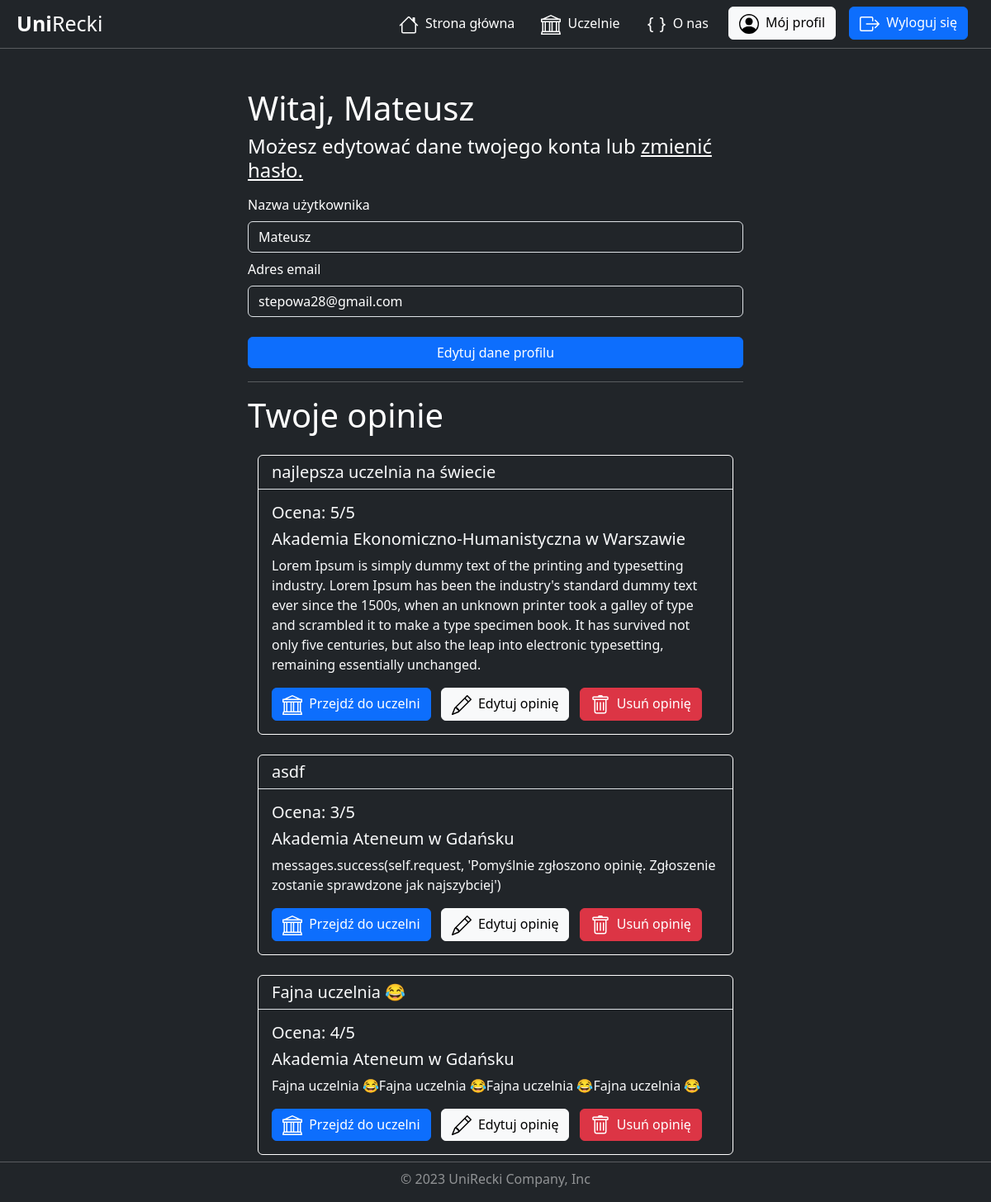
Before: /account/profile/3/ (signed in) with the older database file.
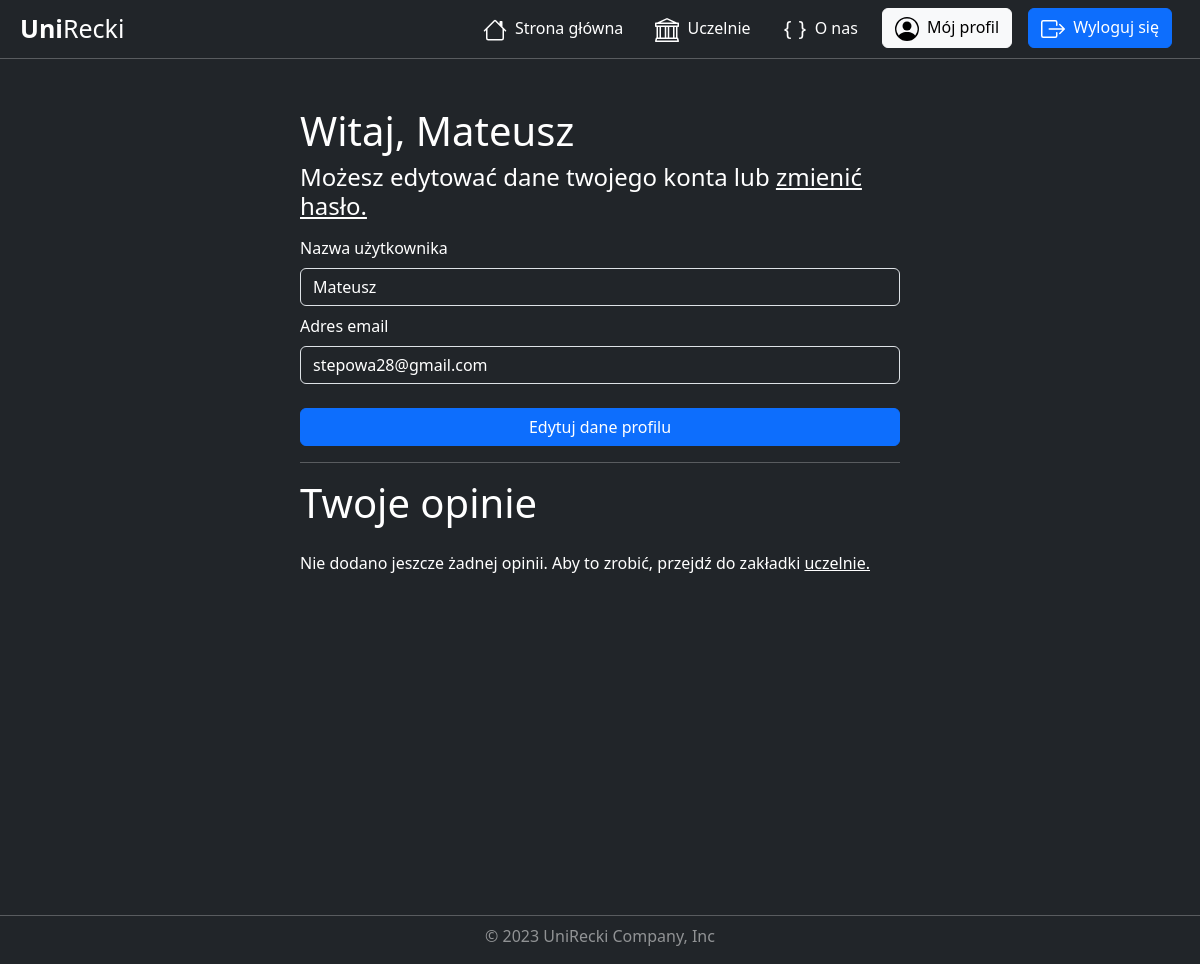
After: the same page with the newer database file.
### universities/models.py (models this page shows, shortened)
class Review(models.Model):
    title = models.CharField( max_length=150)
    description = models.CharField( max_length=3000)
    rating = models.IntegerField(validators=[
            MaxValueValidator(5),
            MinValueValidator(1)
        ])
    add_date = models.DateTimeField(default=timezone.now, blank=True)
    university = models.ForeignKey(University, on_delete=models.CASCADE)
    user = models.ForeignKey(User, on_delete=models.CASCADE)
    users_like = models.ManyToManyField(User, related_name='images_liked', blank=True)
    class Meta:
        verbose_name = 'Review'
        verbose_name_plural = 'Reviews'

class University(models.Model):
    name = models.CharField(max_length=150)
    voivodeship = models.CharField(max_length=150)
    city = models.CharField(max_length=150)
    link = models.CharField(max_length=150)
    class Meta:
        verbose_name = 'University'
        verbose_name_plural = 'Universities'

### account/views.py (the view, shortened to what this page needs)
# urls.py: path('profile/<int:user_id>/', views.profile, name='profile'),
@login_required
def profile(request, user_id):
    if request.user.id != user_id:
        return redirect('index')
    user = User.objects.get(id=user_id)
    reviews = Review.objects.filter(user=user)
    return render(request, 'account/profile.html', {
        'user': user,
        'reviews': reviews
        })

### account/templates/account/profile.html (shortened to what this page needs)
{% extends "base.html" %}
{% load static %}
{% block css %}
    <link rel="stylesheet" href={% static "account/register.css" %}>
{% endblock css %}
{% block content %}
    <div class="container mt-5">
        <div class="row">
            <h1 class="p-0">Witaj, {{ user.username }}</h1>
            <h4 class="p-0">
                Możesz edytować dane twojego konta lub <a href={% url 'change_password' %}>zmienić hasło.</a>
            </h4>
        </div>
        <form method="post">
            <div class="row mt-2">
                <label for="username" class="form-label p-0">Nazwa użytkownika</label>
                <input type="text" id="username" name="username" class="form-control text-bg-dark" placeholder="Nazwa użytkownika" value={{ user.username }} required />
            </div>
            <div class="row mt-2">
                <label for="email" class="form-label p-0">Adres email</label>
                <input type="email" id="email" name="email" class="form-control text-bg-dark" placeholder="Adres email" value={{ user.email }} required />
            </div>
            <div class="row mt-4 d-flex justify-content-center align-items-center">
                <input class="btn btn-primary" type="submit" value="Edytuj dane profilu">
            </div>
        </form>
        <div class="row">
            <hr class="mt-3">
            <h1 class="m-0 p-0">Twoje opinie</h1>
        </div>
        {% for review in reviews %}
            <div class="card bg-dark text-light mt-4">
                <h5 class="card-header border-bottom">{{ review.title }}</h5>
                <div class="card-body">
                    <h5 class="card-title">Ocena: {{ review.rating }}/5</h5>
                    <h5 class="card-title">{{ review.university.name }}</h5>
                    <p class="card-text">{{ review.description }}</p>
                    <a href="{% url 'university_detail' review.university.id %}"
                       class="btn btn-primary me-2">
                    Przejdź do uczelni</a>
                    <a href="{% url 'review_update' review.id %}" class="btn btn-light me-2">
                    Edytuj opinię</a>
                    <a href="{% url 'review_delete' review.id %}" class="btn btn-danger">
                    Usuń opinię</a>
                </div>
            </div>
        {% empty %}
            <div class="row">
                <p class="p-0 mt-4">
                    Nie dodano jeszcze żadnej opinii. Aby to zrobić, przejdź do zakładki <a href="{% url 'university_list' %}">uczelnie.</a>
                </p>
            </div>
        {% endfor %}
    </div>
{% endblock content %}

### templates/base.html (shortened to what this page needs)
{% load static %}
<!DOCTYPE html>
<html lang="en">
  <head>
    <link href="https://cdn.jsdelivr.net/npm/bootstrap@5.3.0-alpha3/dist/css/bootstrap.min.css"
          rel="stylesheet"
 />
    <link rel="stylesheet" href="{% static 'styles.css' %}" />
    {% block css %}
    {% endblock css %}
  </head>
  <body class="bg-dark">
    <nav class="navbar navbar-expand-md navbar-dark bg-dark p-2">
      <div class="container-fluid">
        <a class="navbar-brand p-0 fw-ligth bigger-font"
           href="{% url 'index' %}"><strong>Uni</strong>Recki</a>
        <div class="collapse navbar-collapse" id="navbarNavDropdown">
          <ul class="navbar-nav ms-auto">
            <li class="nav-item opacity">
              <a class="nav-link mx-2 active"
                 aria-current="page"
                 href="{% url 'index' %}">
              Strona główna</a>
            </li>
            <li class="nav-item opacity">
              <a class="nav-link mx-2 active" href="{% url 'university_list' %}">
              Uczelnie</a>
            </li>
            <li class="nav-item opacity">
              <a class="nav-link mx-2 active" href="{% url 'about' %}">
              O nas</a>
            </li>
            {% if user.is_authenticated %}
              <li class="nav-item">
                <a class="btn btn-light mx-2 my-2 my-sm-2 my-md-0 my-lg-0 my-xl-0 my-xxl-0"
                   href="{% url 'profile' user.pk %}">
                Mój profil</a>
              </li>
              <li class="nav-item">
                <a class="btn btn-primary mx-2 my-2 my-sm-2 my-md-0 my-lg-0 my-xl-0 my-xxl-0"
                   href="{% url 'logout' %}">
                Wyloguj się</a>
              </li>
            {% endif %}
          </ul>
        </div>
      </div>
    </nav>
    <hr class="m-0" />
    <div class="min-vh-100">
      {% block content %}
      {% endblock content %}
    </div>
  </body>
  <footer class="my-2">
    <hr class="my-1" />
    <p class="text-center text-white mt-2 lower-opacity">© 2023 UniRecki Company, Inc</p>
  </footer>
</html>

### static/styles.css (style rules this page uses)
nav { color: white; }
body { color: white; }
h1 { color: white; }
a { color: white; }
.bigger-font { font-size: 25px; }
.lower-opacity { opacity: 0.5; }

### account/static/account/register.css (style rules this page uses)
.container { width: 90%; }
@media only screen and (min-width: 720px) { .container { width: 50%; } }

Changed rows visible on the page:
removed Review: title "najlepsza uczelnia na świecie", rating "5", university.name "Akademia Ekonomiczno-Humanistyczna w Warszawie", description "Lorem Ipsum is simply dummy text of the printing and typesetting industry. Lorem Ipsum has been the industry's standard dummy text ever since the 1500s, when an unknown printer took a galley of type and scrambled it to make a type specimen book. It has survived not only five centuries, but also the leap into electronic typesetting, remaining essentially unchanged."
removed Review: title "asdf", rating "3", university.name "Akademia Ateneum w Gdańsku", description "messages.success(self.request, 'Pomyślnie zgłoszono opinię. Zgłoszenie zostanie sprawdzone jak najszybciej')"
removed Review: title "Fajna uczelnia 😂", rating "4", university.name "Akademia Ateneum w Gdańsku", description "Fajna uczelnia 😂Fajna uczelnia 😂Fajna uczelnia 😂Fajna uczelnia 😂"
Other visible differences:
text now shown: "Nie dodano jeszcze żadnej opinii. Aby to zrobić, przejdź do zakładki uczelnie."
